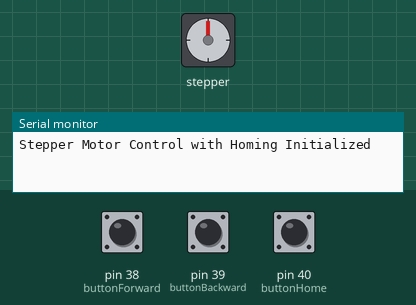
This sketch was run on a simulated Arduino Mega 2560, built with avr-gcc and run on an emulated ATmega2560. Shown: stepper motor, the last lines printed to the serial monitor. The test bench sets the inputs (shaded band); at power-on: pin 38 (buttonForward) HIGH, pin 40 (buttonHome) HIGH, pin 39 (buttonBackward) HIGH. Stepper angles assume 200 steps per turn.

Above: at 1.2 s.
1.3 s: pin 38 (buttonForward) pulled LOW for 1 s
At 3.2 s:
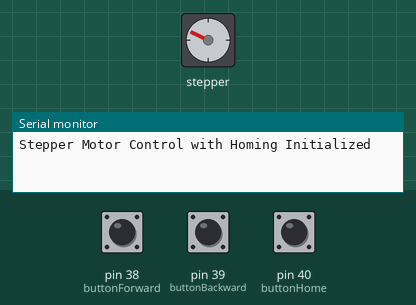
3.8 s: pin 40 (buttonHome) pulled LOW for 0.15 s
At 5.4 s:
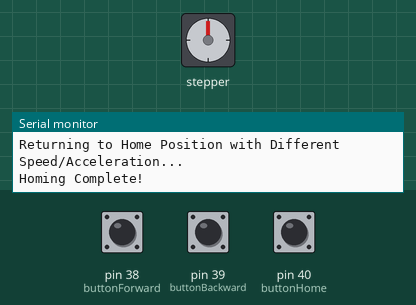
6.1 s: pin 39 (buttonBackward) pulled LOW for 3.2 s
At 9.7 s:
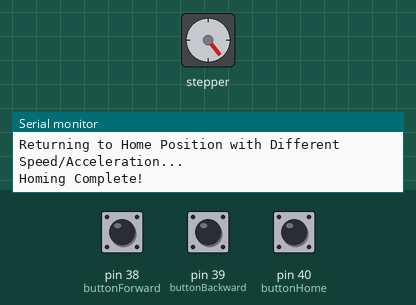
10.8 s: pin 39 (buttonBackward) pulled LOW for 1 s
At 12.8 s:
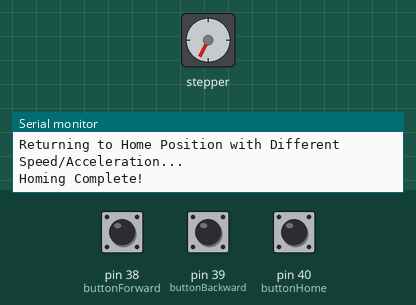
13.3 s: pin 38 (buttonForward) pulled LOW for 0.15 s
At 14.6 s:
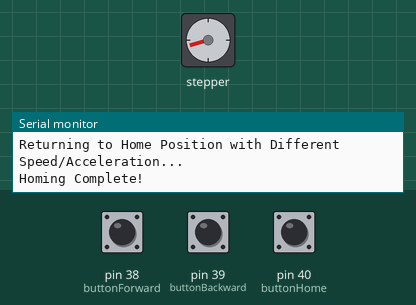
14.9 s: pin 38 (buttonForward) pulled LOW for 0.15 s
At 15.9 s:
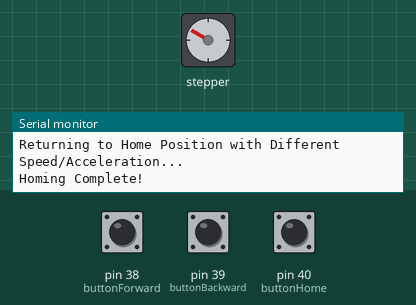
Timing chart, 0 to 17.5 s (numbered marks = the images above; inputs shaded):
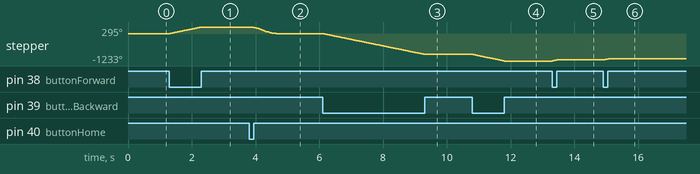

The sketch:

SCARA_STEPPER_REPLAY_ONE.ino
```cpp
#include <AccelStepper.h>

// Motor pins
#define dirPin 4   // Direction pin for the stepper motor
#define stepPin 5  // Step pin for the stepper motor

// Button pins
#define buttonForward 38   // Button to move the motor forward
#define buttonBackward 39  // Button to move the motor backward
#define buttonHome 40     // Button to return the motor to the home position

// Motor interface type (Driver with Step and Direction)
#define motorInterfaceType 1

// Create stepper object
AccelStepper stepper(motorInterfaceType, stepPin, dirPin);

// Normal movement parameters
int maxSpeed = 25600;
int maxAccel = 25600;

// Homing movement parameters
int homeSpeed = 800;  // Slower speed for homing
int homeAccel = 800;  // Slower acceleration for homing

// Tracks the current position (relative to home)
long currentPosition = 0;

void setup() {
  // Initialize the stepper motor
  stepper.setMaxSpeed(maxSpeed);       // Maximum speed (steps per second)
  stepper.setAcceleration(maxAccel);  // Acceleration (steps per second^2)

  // Initialize button pins
  pinMode(buttonForward, INPUT_PULLUP);  // Button for forward movement
  pinMode(buttonBackward, INPUT_PULLUP); // Button for backward movement
  pinMode(buttonHome, INPUT_PULLUP);     // Button for homing

  Serial.begin(9600);
  Serial.println("Stepper Motor Control with Homing Initialized");
}

void loop() {
  // Check the forward button
  if (digitalRead(buttonForward) == LOW) { // Button pressed
    stepper.move(1); // Move 1 step forward
    currentPosition++; // Update the position tracker
  }

  // Check the backward button
  else if (digitalRead(buttonBackward) == LOW) { // Button pressed
    stepper.move(-1); // Move 1 step backward
    currentPosition--; // Update the position tracker
  }

  // Check the home button
  else if (digitalRead(buttonHome) == LOW) { // Home button pressed
    Serial.println("Returning to Home Position with Different Speed/Acceleration...");
    stepper.setMaxSpeed(homeSpeed);       // Set homing speed
    stepper.setAcceleration(homeAccel);  // Set homing acceleration
    stepper.moveTo(0);                   // Command the stepper to move to position 0

    // Wait until the motor reaches home position
    while (stepper.distanceToGo() != 0) {
      stepper.run();
    }

    // Reset the position tracker and restore normal parameters
    currentPosition = 0;
    stepper.setMaxSpeed(maxSpeed);       // Restore normal speed
    stepper.setAcceleration(maxAccel);  // Restore normal acceleration
    Serial.println("Homing Complete!");
  }

  // Run the motor to execute the move command
  stepper.run();
}
```

Measured:
- after the input at 1.3 s, stepper: turns 295° clockwise in 1.0 s, starting at once
- after the input at 3.8 s, stepper: turns 295° counter-clockwise in 0.85 s, starting at once
- after the input at 6.1 s, stepper: turns 938° counter-clockwise in 3.2 s, starting at once
- after the input at 10.8 s, stepper: turns 295° counter-clockwise in 1.0 s, starting at once
- after the input at 13.3 s, stepper: turns 46° clockwise in 0.15 s, starting at once
- after the input at 14.9 s, stepper: turns 47° clockwise in 0.15 s, starting at once
